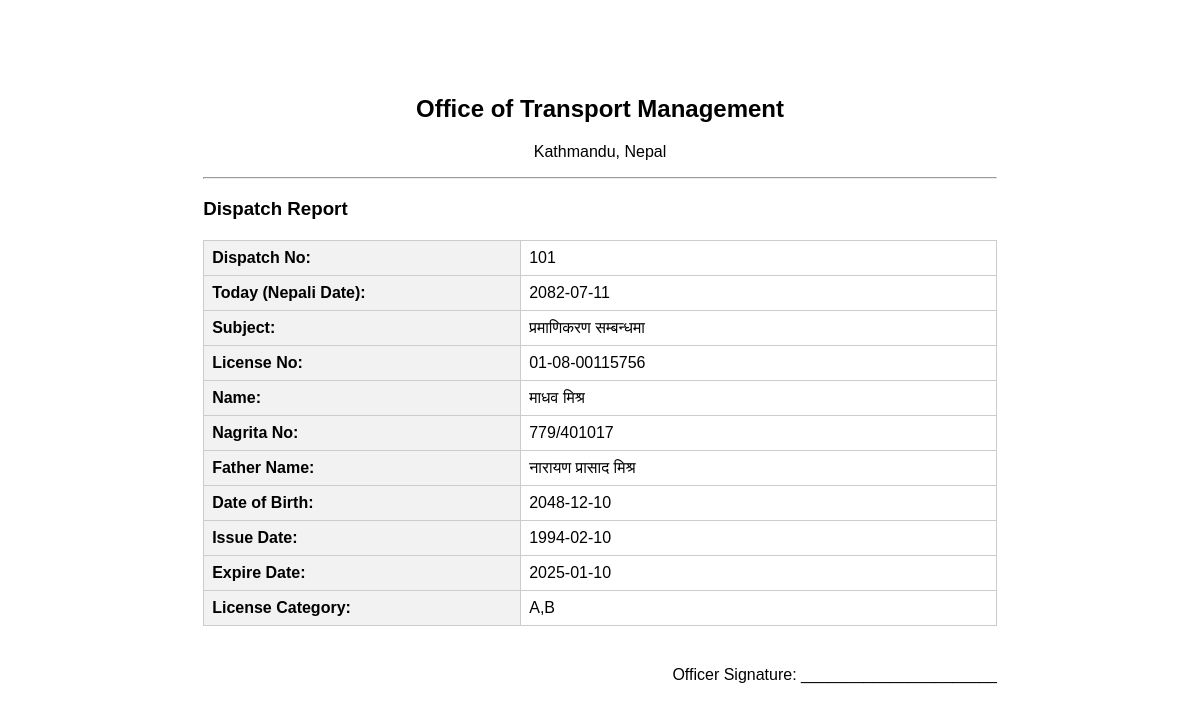
The app's page /record/1 with its own data.
### tables this page shows
CREATE TABLE dispatches (
        id INTEGER PRIMARY KEY AUTOINCREMENT,
        dispatch_no TEXT,
        today_nepali_date TEXT,
        subject TEXT,
        license_no TEXT,
        name TEXT,
        nagrita_no TEXT,
        father_name TEXT,
        dob TEXT,
        issue_date TEXT,
        expire_date TEXT,
        license_category TEXT,
        created_at TEXT
    );

### app.py (the view)
@app.route('/record/<int:rec_id>')
def view_record(rec_id):
    db = get_db()
    cur = db.cursor()
    cur.execute('SELECT * FROM dispatches WHERE id=?', (rec_id,))
    row = cur.fetchone()
    if not row:
        abort(404)
    return render_template('report.html', row=row)

### app.py (called while the page is built)
def get_db():
    db = getattr(g, '_database', None)
    if db is None:
        db = g._database = sqlite3.connect(app.config['DATABASE'])
        db.row_factory = sqlite3.Row
    return db

@app.teardown_appcontext
def close_connection(exception):
    db = getattr(g, '_database', None)
    if db is not None:
        db.close()

### templates/report.html (shortened to what this page needs)
<!doctype html>
<html>
<head>
  <link rel="stylesheet" href="{{ url_for('static', filename='style.css') }}">
</head>
<body class="a4page">
  <div class="print-header">
    <h2>Office of Transport Management</h2>
    <p>Kathmandu, Nepal</p>
    <hr>
  </div>
  <div class="report-body">
    <h3>Dispatch Report</h3>
    <table class="report-table">
      <tr><th>Dispatch No:</th><td>{{ row.dispatch_no }}</td></tr>
      <tr><th>Today (Nepali Date):</th><td>{{ row.today_nepali_date }}</td></tr>
      <tr><th>Subject:</th><td>{{ row.subject }}</td></tr>
      <tr><th>License No:</th><td>{{ row.license_no }}</td></tr>
      <tr><th>Name:</th><td>{{ row.name }}</td></tr>
      <tr><th>Nagrita No:</th><td>{{ row.nagrita_no }}</td></tr>
      <tr><th>Father Name:</th><td>{{ row.father_name }}</td></tr>
      <tr><th>Date of Birth:</th><td>{{ row.dob }}</td></tr>
      <tr><th>Issue Date:</th><td>{{ row.issue_date }}</td></tr>
      <tr><th>Expire Date:</th><td>{{ row.expire_date }}</td></tr>
      <tr><th>License Category:</th><td>{{ row.license_category }}</td></tr>
    </table>
    <div class="signature">
      <p>Officer Signature: ______________________</p>
    </div>
  </div>
</body>
</html>

### static/style.css (style rules this page uses)
body { font-family: Arial; margin: 0; padding: 0; }
table { width: 100%; border-collapse: collapse; margin-top: 20px; }
th, td { border: 1px solid #ccc; padding: 8px; text-align: left; }
.a4page { width: 210mm; min-height: 297mm; margin: auto; padding: 20mm; }
.print-header { text-align: center; }
.report-table { width: 100%; border-collapse: collapse; }
.report-table th { text-align: left; background: #f2f2f2; width: 40%; }
.signature { margin-top: 40px; text-align: right; }

### records on screen
dispatches: dispatch_no "101", today_nepali_date "2082-07-11", subject "प्रमाणिकरण सम्बन्धमा", license_no "01-08-00115756", name "माधव मिश्र", nagrita_no "779/401017", father_name "नारायण प्रासाद मिश्र", dob "2048-12-10", issue_date "1994-02-10", expire_date "2025-01-10", license_category "A,B"
